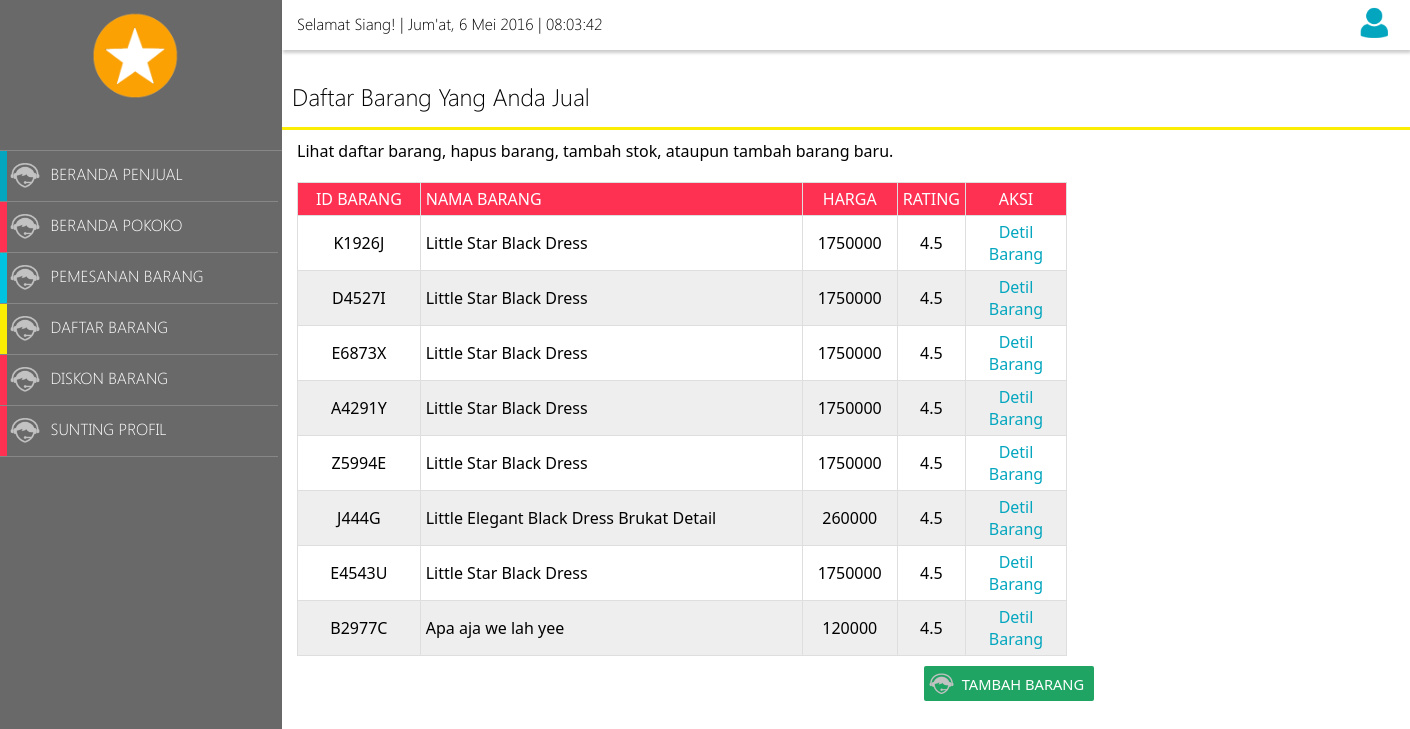
Screenshot of /_pages/_Login/_supplier/list-barang.php with the database file from the repository.
### tables this page shows
CREATE TABLE IF NOT EXISTS `product` (
  `id` varchar(20) NOT NULL,
  `id_category` int(10) DEFAULT NULL,
  `id_brand` int(10) DEFAULT NULL,
  `id_supplier` int(10) DEFAULT NULL,
  `tanggal` timestamp NULL DEFAULT CURRENT_TIMESTAMP,
  PRIMARY KEY (`id`)
);

CREATE TABLE IF NOT EXISTS `product_image` (
  `id` int(10) NOT NULL AUTO_INCREMENT,
  `id_product` varchar(20) DEFAULT NULL,
  `image` varchar(100) DEFAULT NULL,
  PRIMARY KEY (`id`)
);

CREATE TABLE IF NOT EXISTS `product_detail` (
  `id` int(10) NOT NULL AUTO_INCREMENT,
  `id_product` varchar(20) DEFAULT NULL,
  `name` varchar(100) DEFAULT NULL,
  `price` int(10) DEFAULT NULL,
  `description` text,
  `rating` float DEFAULT NULL,
  `rater` int(10) DEFAULT NULL,
  `stock` int(10) DEFAULT NULL,
  PRIMARY KEY (`id`)
);

### _pages/_Login/_supplier/list-barang.php (the view, shortened to what this page needs)
<!DOCTYPE html>
<html>
	<head>
		<link rel="stylesheet" type="text/css" href="../_plugin/_css/style_back_end.css">
	</head>
	<body onload="startTime()">
		<div class='c-main-wrapper'>
			<?php
				include "sidebar-supplier.php"
			?>
			<div id='main-back-end'>
				<?php include "header-supplier.php";?>
				<div id='child-main'>
					<p id='title-main-admin' class='c-bor-bot-3 c-bor-color-yellow'>Daftar Barang Yang Anda Jual</p>
					<p id='desc-t-main-admin'>Lihat daftar barang, hapus barang, tambah stok, ataupun tambah barang baru.</p>
					<table border='1'  cellpadding='5' class='c-stripe-tr'>
						<tr class='c-back-pink c-color-light'>
							<td>ID Barang</td>
							<td><span class='c-f-left c-color-light'>Nama Barang</span></td>
							<td>Harga</td>
							<td width='50px'>Rating</td>
							<td width='90px'>Aksi</td>
						</tr>
						<?php
							$query = mysql_query("SELECT * FROM product p,product_detail pd,product_image pi where p.id=pd.id_product AND p.id=pi.id_product");
							while ($data_pro = mysql_fetch_array($query)) {
								$b = $data_pro['description'];
								$desc_sub = substr($b, 0,200);
								$rate = $data_pro['rating']/$data_pro['rater'];
								echo "
									<tr>
										<td>$data_pro[id_product]</td>
										<td><span class='c-f-left c-tt-n'>$data_pro[name]</span></td>
										<td>$data_pro[price]</td>
										<td>$rate</td>
										<td><a href='#detil_barang?id=$data_pro[id]' class='c-tt-n c-hov-underline c-color-dark-blue'>Detil Barang</a></td>
									</tr>
									<a href='#x' class='overlay' id='detil_barang?id=$data_pro[id]'></a>
									<div class='popup'>
										<p class='c-text-a-left c-p-all-10 c-tt-c c-back-dark-blue c-color-light c-font-15'>$data_pro[name]</p>
										<div id='main-popup-sup'>
											<img src='../_img/_barang/$data_pro[image]' class='c-f-left'>
											<div class='c-f-left' style='background-color:;width:370px;height:300px;margin-left:10px;'>
												<p class='c-back-dark-blue'><span class='c-f-left'>Harga : Rp. $data_pro[price]</span><span class='c-f-right'>Stok : $data_pro[stock]</span></p>
												<div id='for-star-2'>
													<img src='../_img/star3.png'>
													<img src='../_img/star3.png'>
													<img src='../_img/star3.png'>
													<img src='../_img/star2.png'>
													<img src='../_img/star.png'>
													<p>Rating: $rate</p>
												</div>
												<p class='c-font-15'>Deskripsi</p>
												<div class='c-f-left' style='width:370px;height:150px;margin:10px 0px 10px 0px;'>
													".$desc_sub."
												</div>
												<a href='../_plugin/_config/proses.php?p=hapus-barang&id-barang=$data_pro[id]'><button id='delete-button' class='c-f-left'><p>Hapus</p></button></a>
												<a href='page-panel.php?page=edit-barang&id-barang=$data_pro[id_product]'><button id='edit-button' class='c-f-left c-m-l-10'><p>Sunting</p></button></a>
											</div>
										</div>
									</div>
									<a class='close' href='#close'></a>
								";
							}
						?>
					</table>
					<a href='page-panel.php?page=tambah-barang-sup'><button id='green-button' class='c-f-right c-m-t-10' style='right:28%;position:relative;width:170px;'><p>Tambah Barang</p></button></a>
					</div>
				</div>
			</div>
	</body>
</html>

### rows the page displays
product: product_image.id_product "K1926J", product_detail.name "Little Star Black Dress", product_detail.price "1750000", product_detail.rating+rater "4.5"
product: product_image.id_product "D4527I", product_detail.name "Little Star Black Dress", product_detail.price "1750000", product_detail.rating+rater "4.5"
product: product_image.id_product "E6873X", product_detail.name "Little Star Black Dress", product_detail.price "1750000", product_detail.rating+rater "4.5"
product: product_image.id_product "A4291Y", product_detail.name "Little Star Black Dress", product_detail.price "1750000", product_detail.rating+rater "4.5"
product: product_image.id_product "Z5994E", product_detail.name "Little Star Black Dress", product_detail.price "1750000", product_detail.rating+rater "4.5"
product: product_image.id_product "J444G", product_detail.name "Little Elegant Black Dress Brukat Detail", product_detail.price "260000", product_detail.rating+rater "4.5"
product: product_image.id_product "E4543U", product_detail.name "Little Star Black Dress", product_detail.price "1750000", product_detail.rating+rater "4.5"
product: product_image.id_product "B2977C", product_detail.name "Apa aja we lah yee", product_detail.price "120000", product_detail.rating+rater "4.5"

### other values shown
tanggal() "Selamat Siang!"
